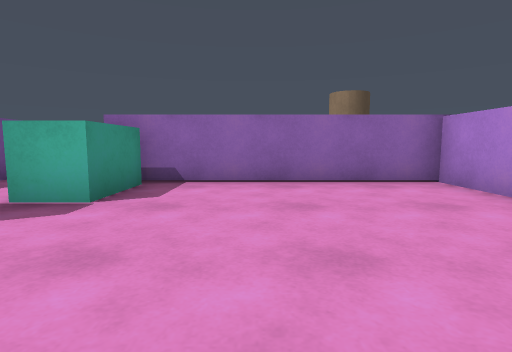
view 1 (above)

24 first-person views from a walk through a 3-D level made in the Unity game engine. The camera is 0.72 m above the floor, tilts 6° down and sees 80° across. The floor is counted in squares, 1 m on a side. Each view is taken from the middle of a square. On the plan, view 1 faces up. The plan holds only what a view shows up to about 10 squares ahead; the rest is blank. The player is left out.

view 2
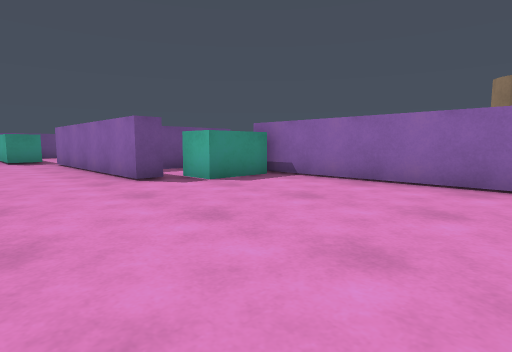

view 3
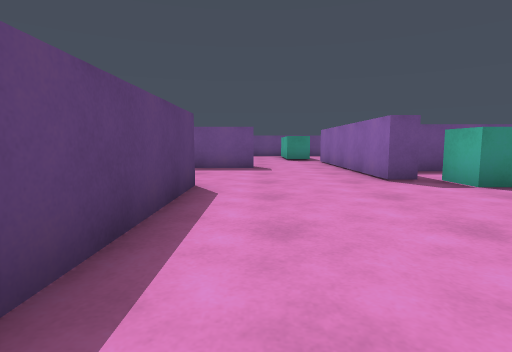

view 4
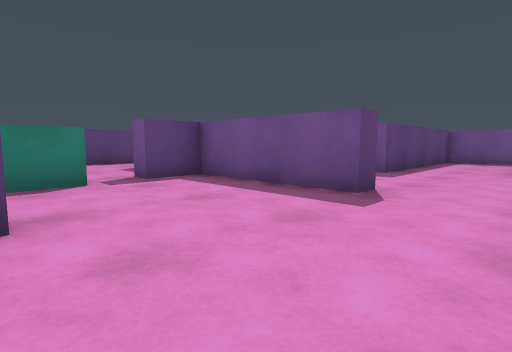

view 5
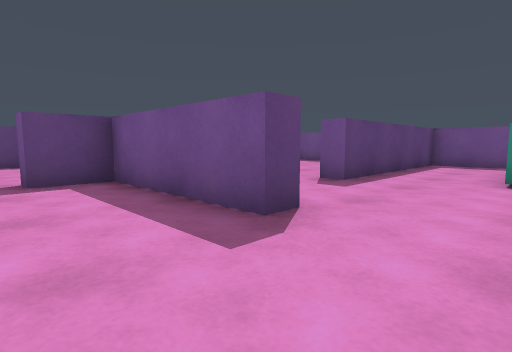

view 6
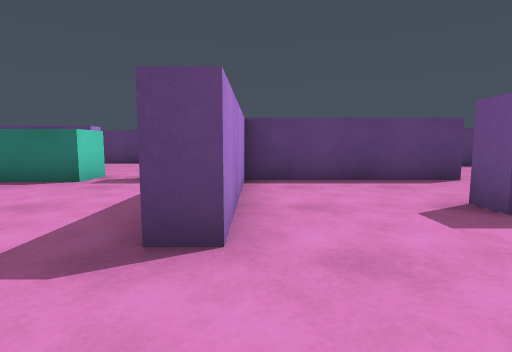

view 7
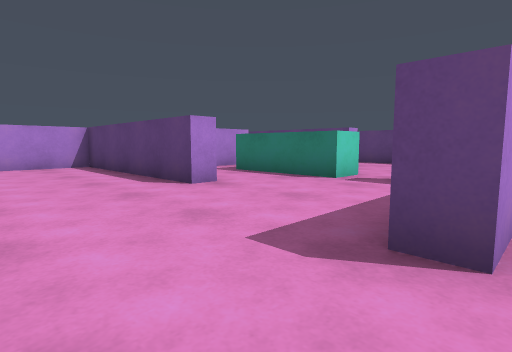

view 8
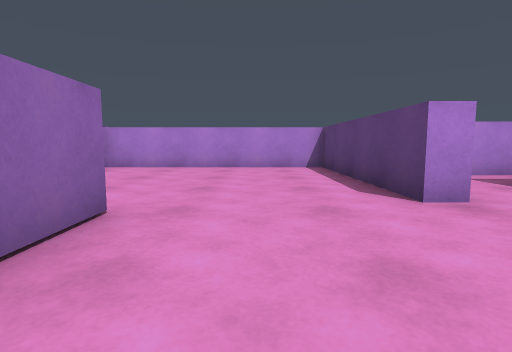

view 9
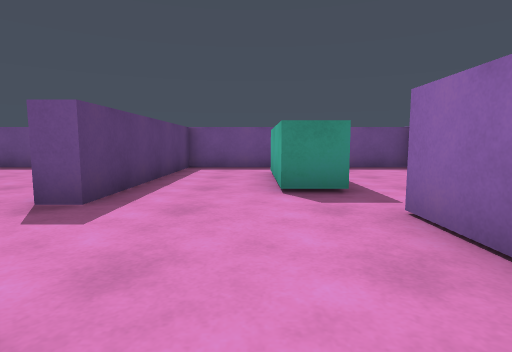

view 10
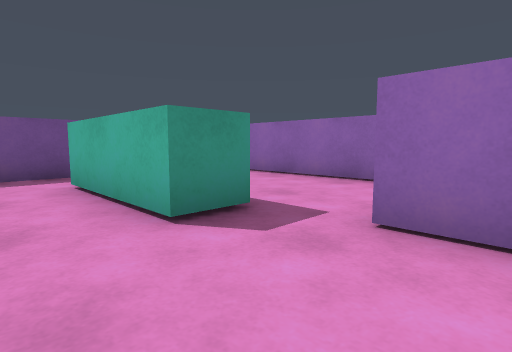

view 11
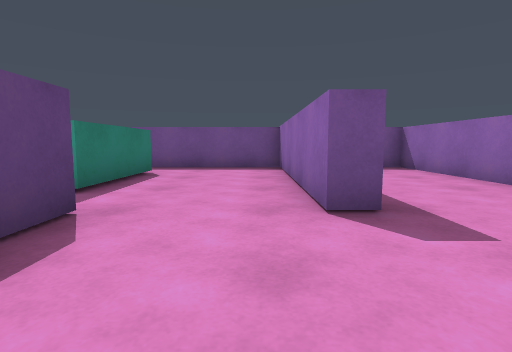

view 12
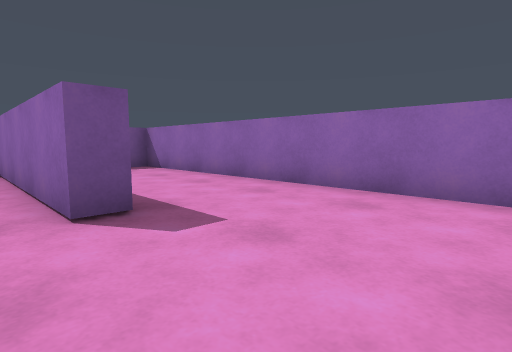

view 13
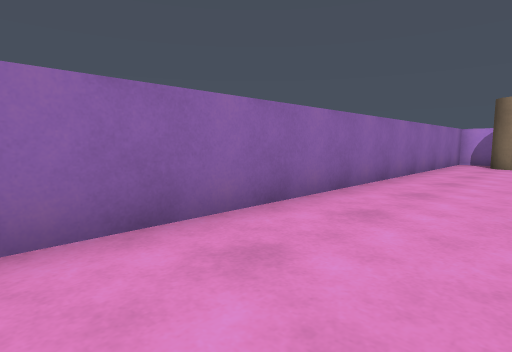

view 14
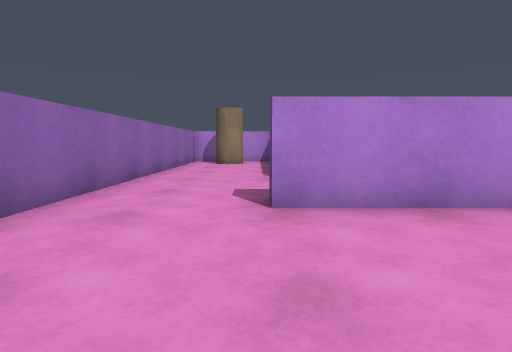

view 15
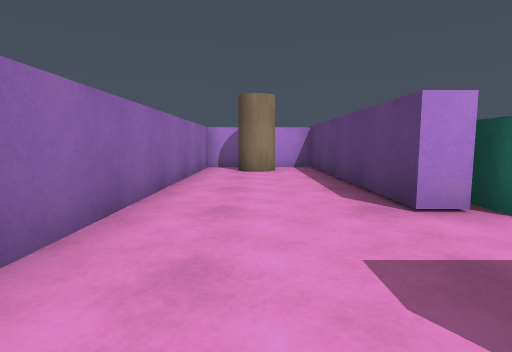

view 16
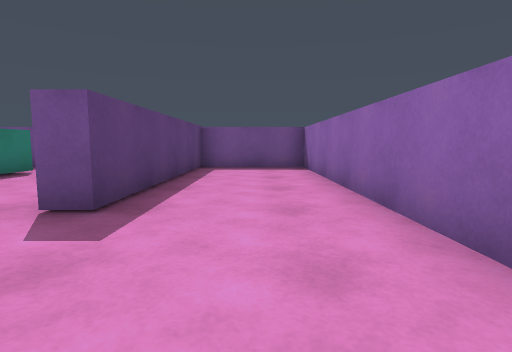

view 17
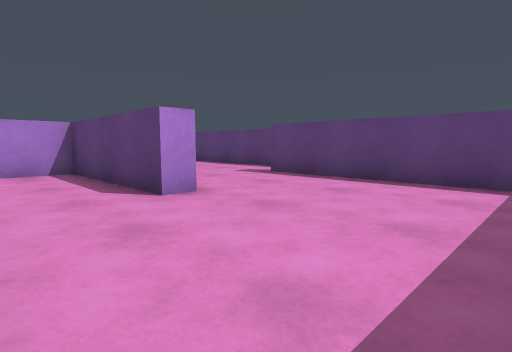

view 18
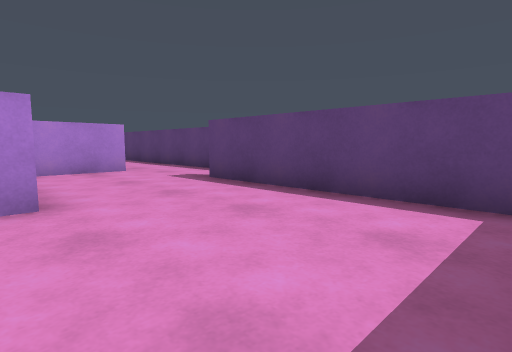

view 19
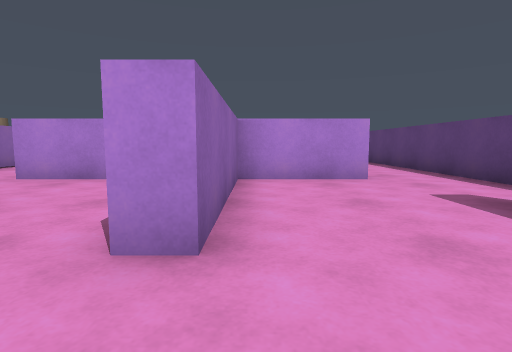

view 20
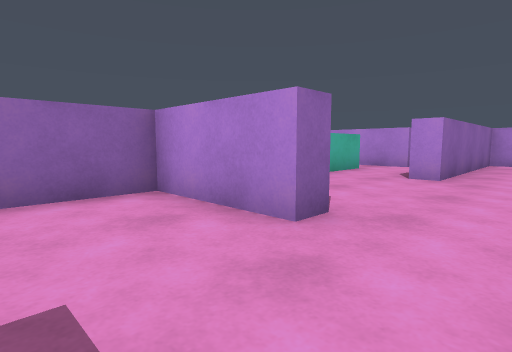

view 21
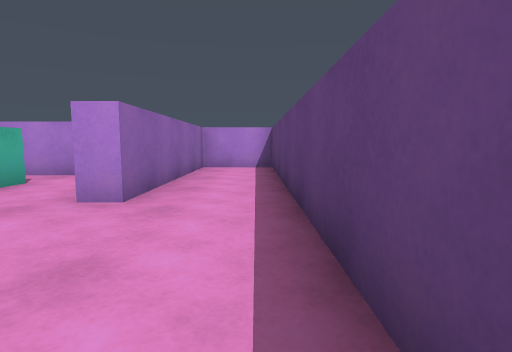

view 22
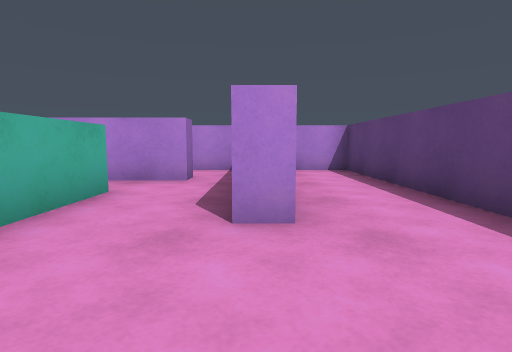

view 23
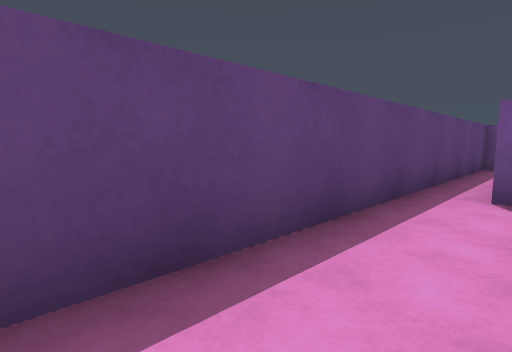

view 24
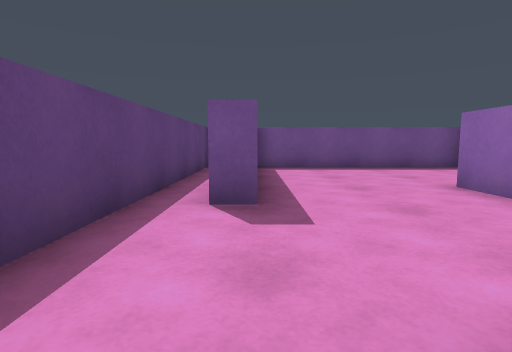

### Floor plan
Ten units are one square. View 1 is at (0, 0); x grows to the right and y downward. Boxes are objects, and circles mark ways between rooms. Rooms are numbered by the first view taken in them; rooms with no view inside come last. Other rooms are left out.
<svg viewBox="-160 -100 200 200">
<path fill="none" stroke="#000" d="M-29 -32 -29 -26 -76 -26M-23 18 -23 11 35 11 35 -57 -24 -57M-68 1 -62 1 -62 41 -48 41 -48 46M-36 49 -36 38 -4 38M-105 -24 -105 -14 -138 -14M-76 -26 -91 -26M-154 -16 -154 11 -96 11M-56 -41 -56 -69M-91 -31 -81 -31M-28 -63 35 -63 35 -95 -154 -95 -154 -63 -91 -63 -91 -57 -154 -57 -154 -16M-138 -24 -105 -24M-148 80 -96 80 -96 86M-155 95 -75 95M-68 74 -68 46 -111 46 -111 41M-154 16 -154 80M-61 74 -68 74M-75 95 35 95 35 74 -23 74 -23 68M-96 11 -96 18M-111 41 -68 41 -68 1M-4 46 -25 46M-28 -56 -28 -63M-50 -62 -50 -42"/>
<rect x="-35" y="-55" width="20" height="20" fill="#bbb"><title>block</title></rect>
<rect x="15" y="-85" width="20" height="10" fill="#bbb"><title>cylinder</title></rect>
<circle cx="-65" cy="-15" r="3" fill="#2a7"/>
<circle cx="-40" cy="40" r="3" fill="#2a7"/>
<circle cx="-100" cy="-30" r="3" fill="#2a7"/>
<circle cx="-145" cy="-20" r="3" fill="#2a7"/>
<circle cx="-85" cy="10" r="3" fill="#2a7"/>
<circle cx="-40" cy="-60" r="3" fill="#2a7"/>
<circle cx="-65" cy="85" r="3" fill="#2a7"/>
<circle cx="-105" cy="25" r="3" fill="#2a7"/>
<circle cx="-15" cy="60" r="3" fill="#2a7"/>
<text x="-10" y="-10">1</text>
<text x="-110" y="-10">2</text>
<text x="-80" y="-70">3</text>
<text x="-120" y="60">4</text>
<text x="-30" y="80">5</text>
<text x="-90" y="20">6</text>
<text x="-10" y="60">7</text>
<text x="-40" y="-50">8</text>
</svg>
Room 1 opens to room 2. Room 1 opens to room 5. Room 2 opens to room 3. Room 2 opens to room 6. Room 3 opens to room 8. Room 4 opens to room 5. Room 4 opens to room 6. Room 5 opens to room 7.

Where each view was taken, in squares from view 1:
view 1: 0 up, 0 right, facing up
view 2: 0 up, 3 right, facing up-left
view 3: 0 up, 3 right, facing left
view 4: 2 up, 2 left, facing down-left
view 5: 2 up, 4 left, facing down-left
view 6: 2 up, 7 left, facing down
view 7: 2 up, 7 left, facing down-right
view 8: 1 up, 6 left, facing right
view 9: 1 up, 6 left, facing left
view 10: 0 up, 8 left, facing up-left
view 11: 5 up, 6 left, facing left
view 12: 5 up, 6 left, facing up-left
view 13: 7 up, 9 left, facing up-right
view 14: 7 up, 9 left, facing right
view 15: 8 up, 6 left, facing right
view 16: 8 up, 6 left, facing left
view 17: 2 down, 15 left, facing down-right
view 18: 4 down, 15 left, facing down-right
view 19: 5 down, 13 left, facing right
view 20: 9 down, 9 left, facing up-right
view 21: 9 down, 6 left, facing right
view 22: 7 down, 5 left, facing right
view 23: 8 down, 5 left, facing down-left
view 24: 8 down, 6 left, facing left
